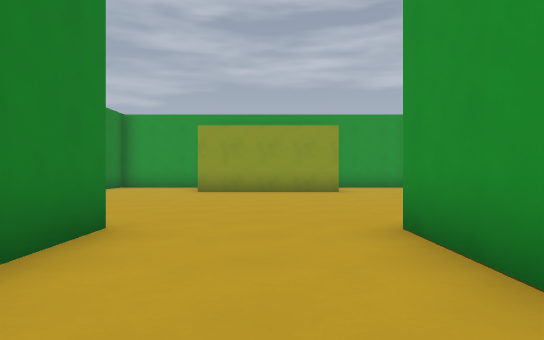
[1] (above)

19 first-person views from a walk through a level from a Godot 3-D game. The camera is 1.2 m above the floor, looks level and sees 70° across. The floor is counted in squares, 2 m on a side. Each view is taken from the middle of a square. On the plan, view 1 faces up. The plan holds only what a view shows up to about 11 squares ahead; the rest is blank. Surface patterns are stand-ins for the level's own textures.

[2]
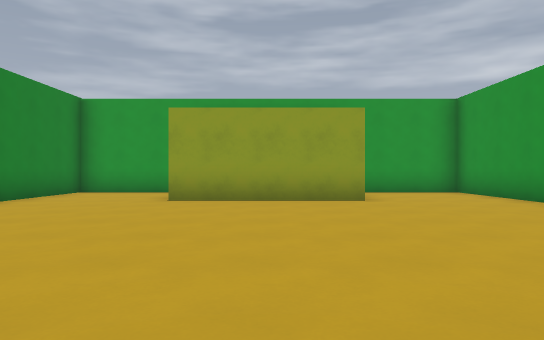

[3]
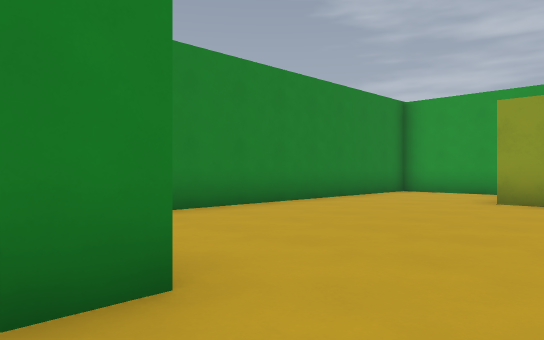

[4]
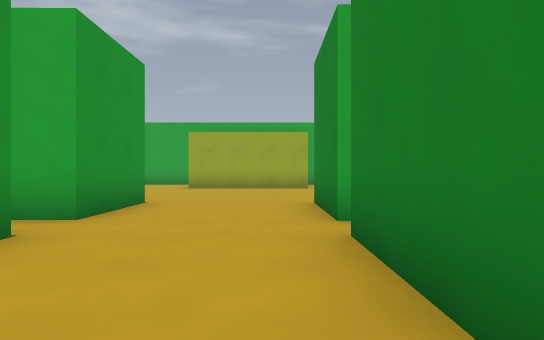

[5]
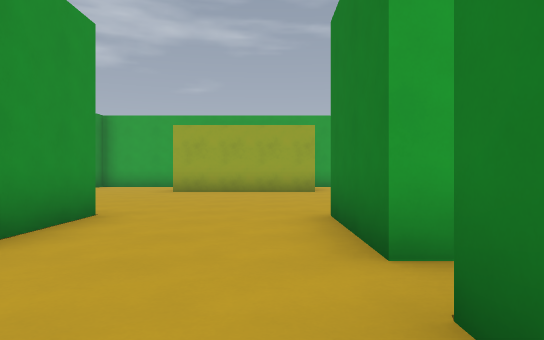

[6]
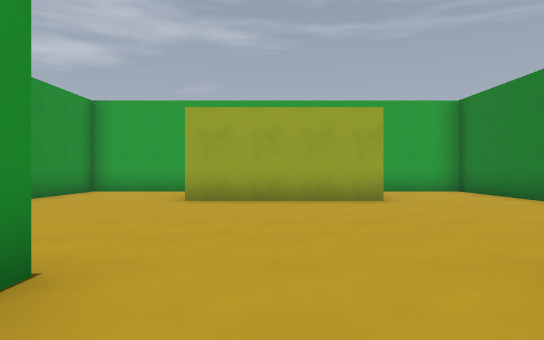

[7]
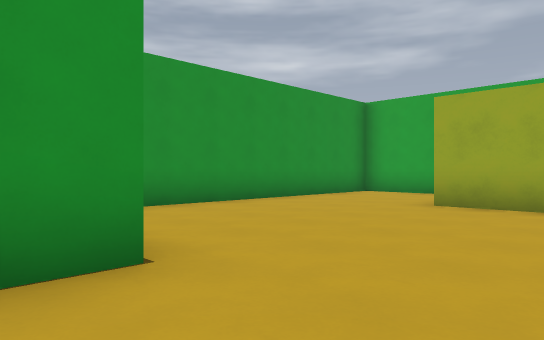

[8]
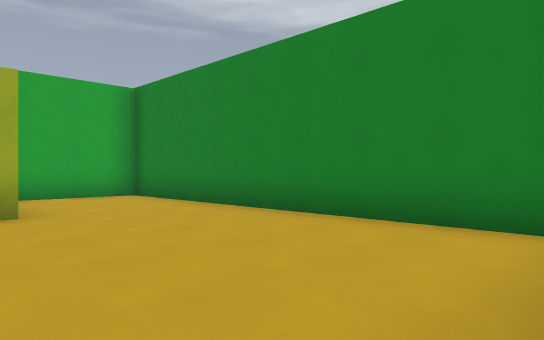

[9]
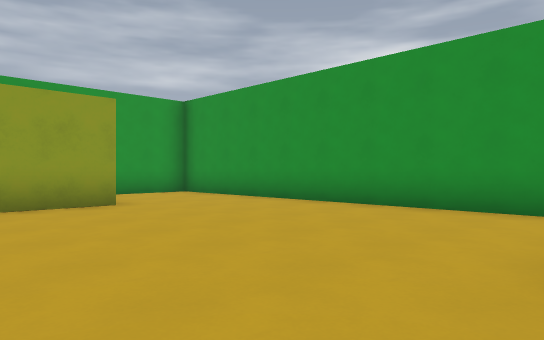

[10]
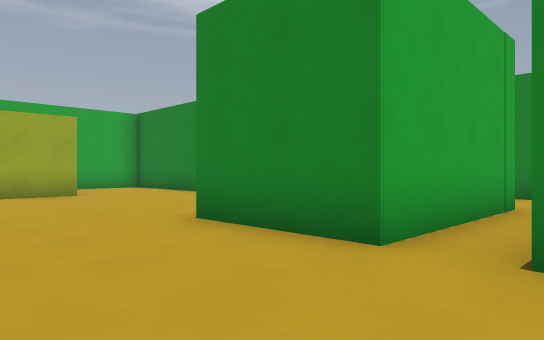

[11]
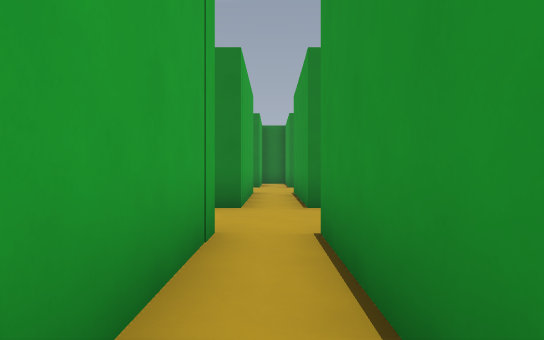

[12]
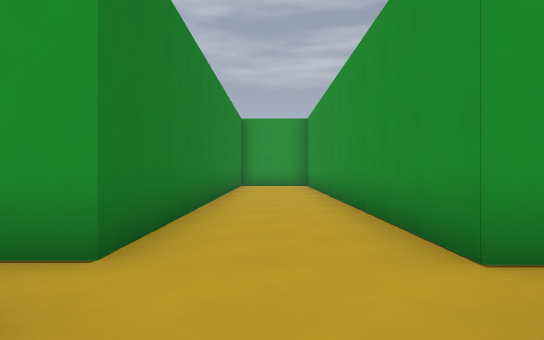

[13]
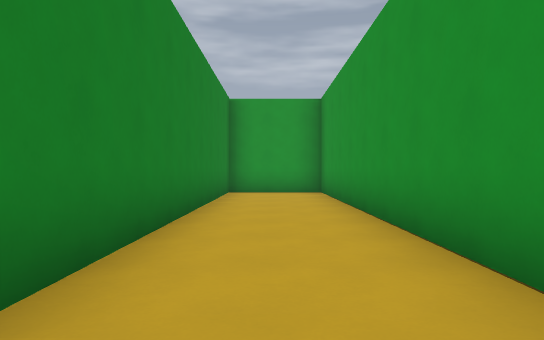

[14]
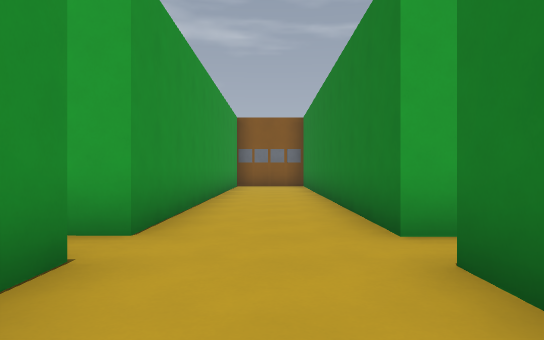

[15]
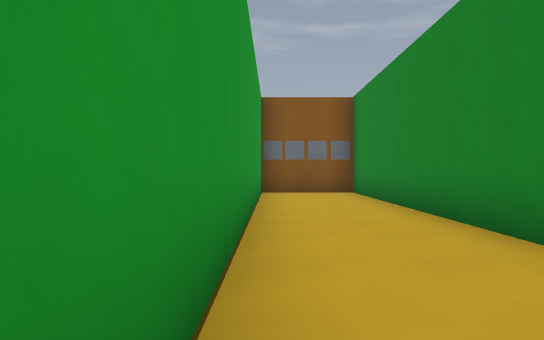

[16]
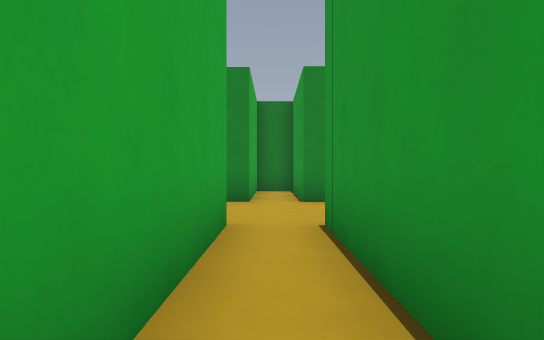

[17]
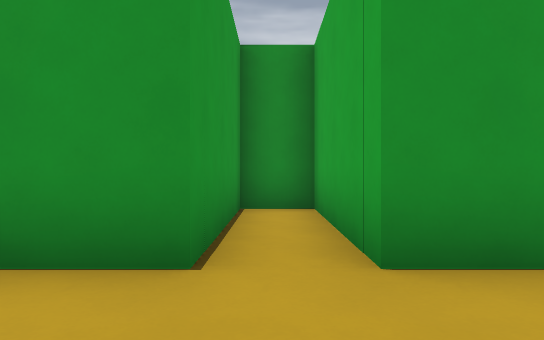

[18]
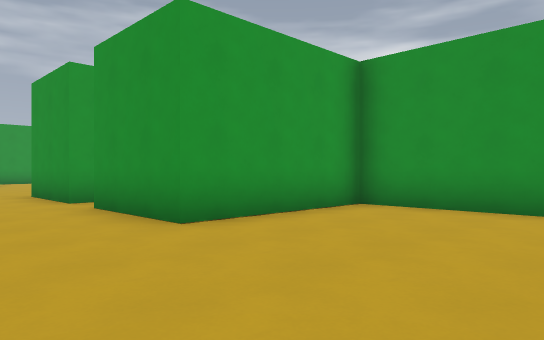

[19]
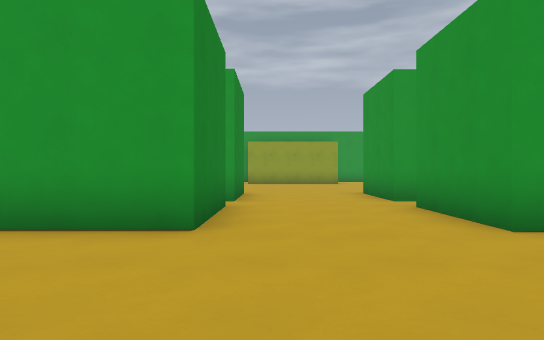

### Floor plan
Ten units are one square. View 1 is at (0, 0); x grows to the right and y downward. Boxes are objects, and circles mark ways between rooms. Rooms are numbered by the first view taken in them; rooms with no view inside come last. Other rooms are left out.
<svg viewBox="-135 -140 190 253">
<path fill="none" stroke="#000" d="M-17 -41 -17 -15 -57 -15M50 -50 50 -135 25 -135M-57 -4 -17 -4 -17 21 -38 21M-52 26 -52 108 -28 108M19 -106 -21 -106M-22 75 18 75M-28 -135 -52 -135 -52 -60M24 108 50 108 50 21 14 21 14 -4 50 -4 50 -15 14 -15 14 -41M-57 -15 -57 -135 -82 -135 -82 -15 -123 -15M-123 -4 -82 -4 -82 103 -56 103M-57 95 -57 -4"/>
<circle cx="-50" cy="-10" r="3" fill="#2a7"/>
<text x="0" y="-20">1</text>
<text x="-70" y="-10">2</text>
</svg>
Room 1 opens to room 2.

Where each view was taken, in squares from view 1:
view 1: 0 up, 0 right, facing up
view 2: 3 up, 0 right, facing up
view 3: 3 up, 0 right, facing up-left
view 4: 5 up, 1 left, facing down
view 5: 3 up, 1 left, facing down
view 6: 0 up, 0 right, facing down
view 7: 1 down, 1 left, facing down-right
view 8: 2 down, 1 left, facing down-left
view 9: 4 up, 1 left, facing up-right
view 10: 2 up, 1 right, facing down-left
view 11: 1 up, 2 left, facing left
view 12: 1 down, 7 left, facing up
view 13: 3 up, 7 left, facing up
view 14: 4 up, 7 left, facing down
view 15: 0 up, 6 left, facing down
view 16: 1 up, 8 left, facing left
view 17: 1 up, 1 left, facing right
view 18: 6 down, 1 left, facing up-right
view 19: 6 down, 1 left, facing up
